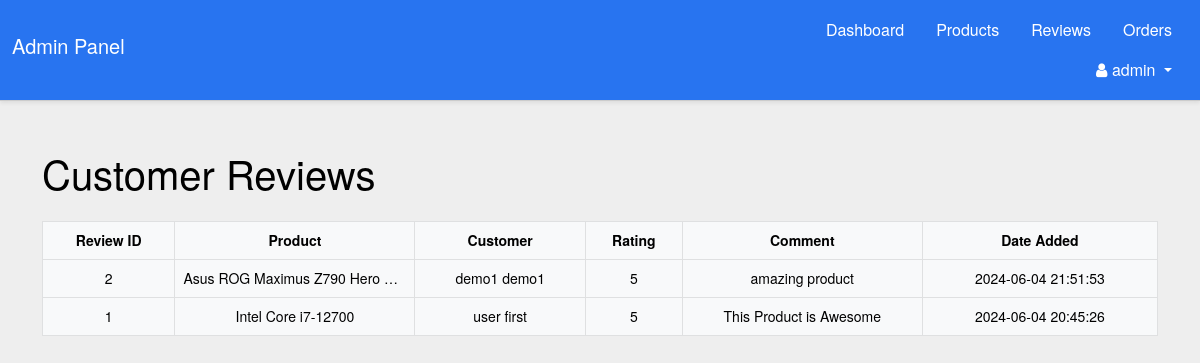
Page /admin_product_reviews.php (signed in) on the committed database.
### tables this page shows
CREATE TABLE `reviews` (
  `review_id` int(11) NOT NULL,
  `product_id` int(11) NOT NULL,
  `user_id` int(11) NOT NULL,
  `rating` int(11) NOT NULL,
  `comment` text NOT NULL,
  `date_added` datetime NOT NULL DEFAULT current_timestamp() ON UPDATE current_timestamp()
);

CREATE TABLE `products` (
  `product_id` int(255) NOT NULL,
  `product_name` varchar(255) NOT NULL,
  `description` text NOT NULL,
  `category_name` varchar(255) NOT NULL,
  `brand` varchar(100) NOT NULL,
  `model` varchar(100) NOT NULL,
  `price` decimal(10,0) NOT NULL,
  `stock_quantity` int(11) NOT NULL,
  `specification` text NOT NULL,
  `product_img` varchar(225) NOT NULL,
  `status` enum('active','inactive') DEFAULT 'active'
);

CREATE TABLE `users` (
  `user_id` int(11) NOT NULL,
  `username` varchar(250) NOT NULL,
  `password` varchar(250) NOT NULL,
  `roles` char(1) NOT NULL DEFAULT 'A',
  `first_name` varchar(50) NOT NULL,
  `last_name` varchar(50) NOT NULL,
  `email` varchar(100) NOT NULL,
  `date_added` datetime NOT NULL DEFAULT current_timestamp() ON UPDATE current_timestamp()
);

### admin_product_reviews.php (the view, shortened to what this page needs)
<?php
include('connection.php');
$sql = "SELECT r.review_id, r.rating, r.comment, r.date_added, p.product_name, u.first_name, u.last_name
        FROM reviews r
        JOIN products p ON r.product_id = p.product_id
        JOIN users u ON r.user_id = u.user_id
        ORDER BY r.date_added DESC";
$result = $conn->query($sql);
?>
<!DOCTYPE html>
<html lang="en">
<head>
    <link href="https://stackpath.bootstrapcdn.com/font-awesome/4.7.0/css/font-awesome.min.css" rel="stylesheet">
    <link href="https://cdn.jsdelivr.net/npm/bootstrap@5.2.0/dist/css/bootstrap.min.css" rel="stylesheet">
    <link rel="stylesheet" href="main.css">
</head>
<body>
    <?php include 'includes/admin_navbar.php'?>
    <div class="container mt-5">
        <h1 class="mb-4">Customer Reviews</h1>
        <table class="table table-hover table-light table-bordered text-center">
            <thead>
                <tr>
                    <th>Review ID</th>
                    <th>Product</th>
                    <th>Customer</th>
                    <th>Rating</th>
                    <th>Comment</th>
                    <th>Date Added</th>
                </tr>
            </thead>
            <tbody>
                <?php
                if ($result->num_rows > 0) {
                    while ($row = $result->fetch_assoc()) {
                        echo "<tr>";
                        echo "<td>" . $row['review_id'] . "</td>";
                        echo "<td>" . $row['product_name'] . "</td>";
                        echo "<td>" . $row['first_name'] . " " . $row['last_name'] . "</td>";
                        echo "<td>" . $row['rating'] . "</td>";
                        echo "<td>" . $row['comment'] . "</td>";
                        echo "<td>" . $row['date_added'] . "</td>";
                        echo "</tr>";
                    }
                } else {
                    echo "<tr><td colspan='6'>No reviews found</td></tr>";
                }
                ?>
            </tbody>
        </table>
    </div>
</body>
</html>

### admin_product_reviews.php (style rules this page uses)
html, body { position: relative; height: 100%; }
body { background: #eee; font-family: Helvetica Neue, Helvetica, Arial, sans-serif; font-size: 14px; color: #000; margin: 0; padding: 0; }
.table th, .table td { vertical-align: middle; text-align: center; }
.table th, .table td { white-space: nowrap; overflow: hidden; text-overflow: ellipsis; max-width: 150px; }

### rows in the picture
reviews: review_id "2", product.product_name "Asus ROG Maximus Z790 Hero…", user.first_name "demo1", user.last_name "demo1", rating "5", comment "amazing product", date_added "2024-06-04 21:51:53"
reviews: review_id "1", product.product_name "Intel Core i7-12700", user.first_name "user", user.last_name "first", rating "5", comment "This Product is Awesome", date_added "2024-06-04 20:45:26"

### other values in the picture
$_SESSION['admin_name'] "admin"
